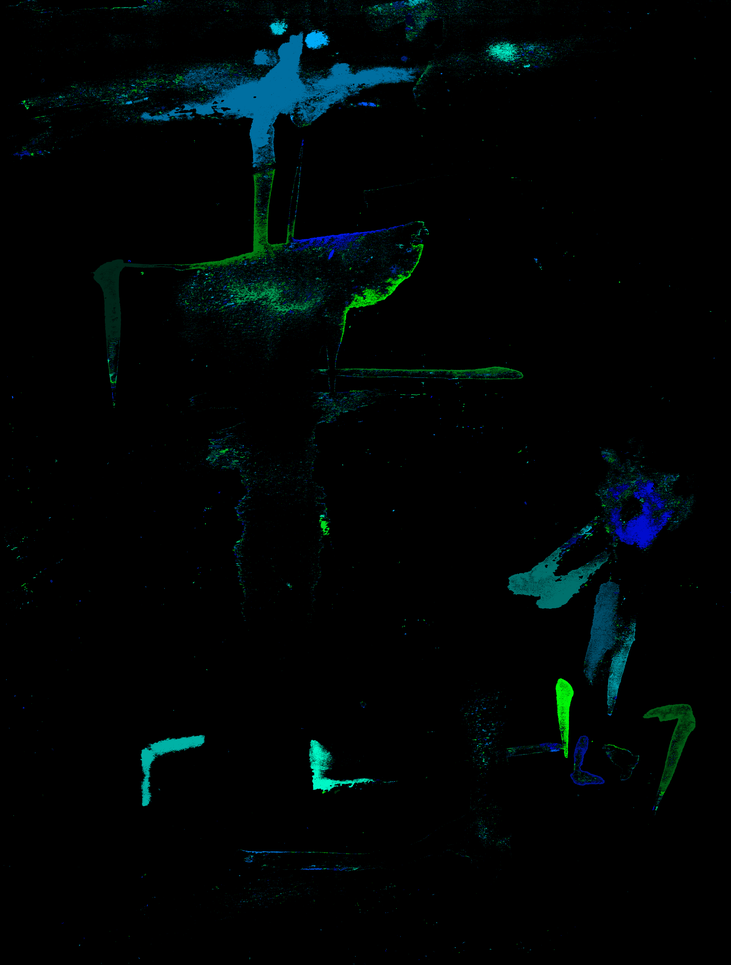
//> input picture level_builder/scan_img141_componet.png, 731 x 965 px, shrunk from 4896 x 6467 before the run
$ ./world_conversion_tool scan_img141_componet.png   (built with g++ and OpenCV 4)
//> lines starting //> are read from the running program, lines starting //| are printed output that depends on the picture; after the words box and inside, x2 and y2 are one past the last pixel; in counts of white or black regions, pixels touching at a corner belong together

#include "opencv2/core.hpp"
#include "opencv2/imgproc.hpp"
#include "opencv2/highgui.hpp"
#include <opencv2/imgcodecs.hpp>
#include <iostream>
#include <string>
#include <vector>

enum  Error_Code{
  IMAGE_FILE_INVAILD = -2
};
const std::string cl_vaild_cmdz {"help | | stuff... use dload"};

int main(int argc, char *argv[])
{

 // [6 lines of commented-out code are left out]

cv::Mat source_image;

std::string cmd_in = argv[1];//cv_cmd_parser.get<std::string>(0);
if(cmd_in == "dload")
{
  std::cout <<"loading defultfilename defafult.png " <<'\n';
  cmd_in = "default.png";
}

source_image = cv::imread(cmd_in,cv::IMREAD_COLOR);
//> source_image is the input picture: 965 rows x 731 cols, CV_8UC3; mean B, G, R 5.7, 5.4, 0
if(source_image.empty())
{
  std::cerr << "\n####ERROR FILE not loaded proeprly" <<'\n';
  return IMAGE_FILE_INVAILD;
}

cv::Mat grayscale_img;

cv::cvtColor(source_image,grayscale_img,cv::COLOR_BGR2GRAY);
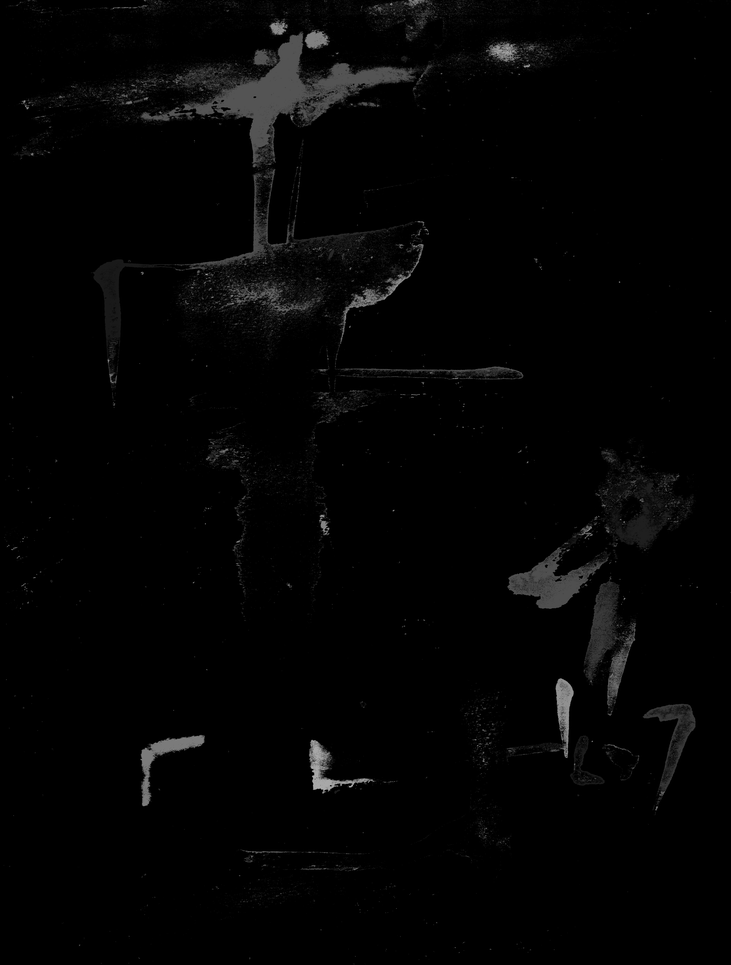
//> grayscale_img: 965 rows x 731 cols, CV_8UC1; min 0, max 175, mean 3.8

int scan_threshold = 100;

cv::Mat binaryz_img = scan_threshold < 128?(grayscale_img<scan_threshold) :(grayscale_img>scan_threshold);
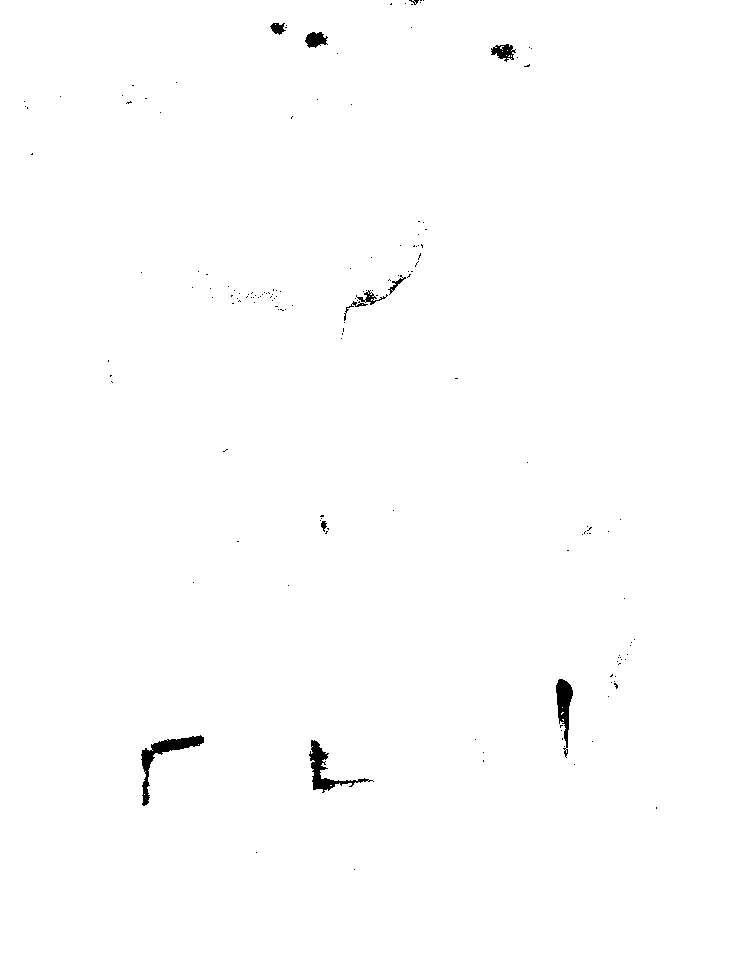
//> binaryz_img: 965 rows x 731 cols, CV_8UC1; 99.5% white; 160 black regions (149 under 20 px), largest, box (x1, y1, x2, y2) and area: (141, 735, 204, 806) 918, (309, 740, 374, 793) 761, (556, 679, 573, 758) 649
cv::Mat labeled_image;
cv::Mat stats,centroids;

int numlabelz = cv::connectedComponentsWithStats(binaryz_img, labeled_image, stats, centroids, 8, CV_32S);
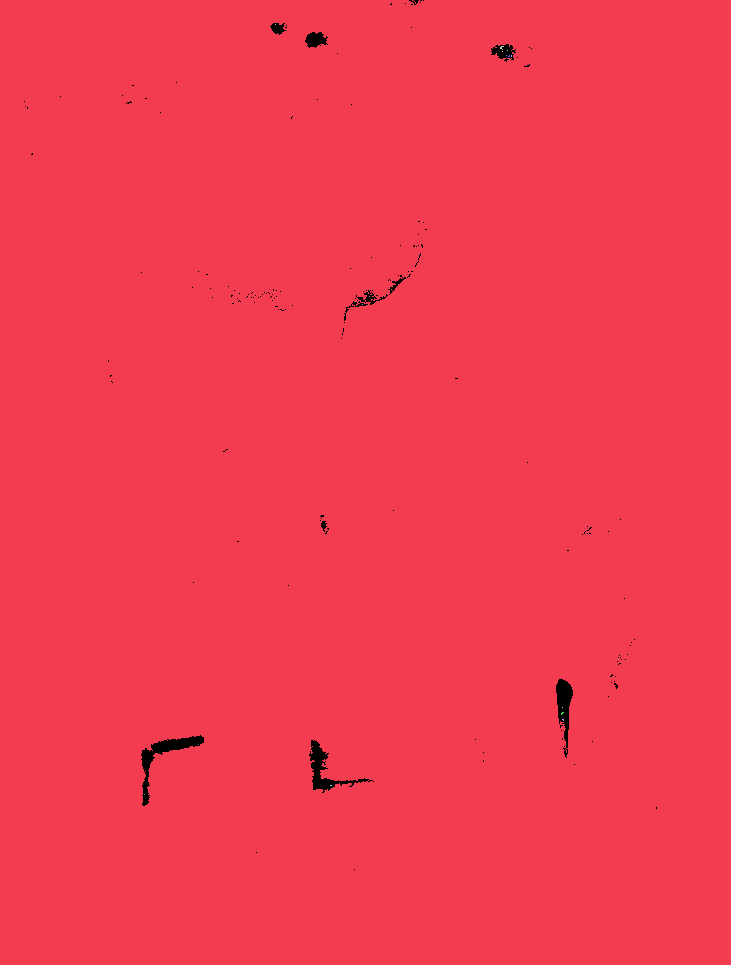
//> labeled_image: 965 rows x 731 cols, CV_32SC1; 17 distinct labels, from 0 to 16; one colour per label, 0 black
//> stats = 17 rows, first 6: [24, 0, 633, 870, 3582], [0, 0, 731, 965, 701801], [275, 24, 1, 1, 1], [500, 46, 4, 4, 8], [502, 51, 1, 1, 1], [507, 50, 1, 1, 1]; centroids = 17 rows, first 8: [345.8, 551.2], [365.1, 481.7], [275, 24], [501.2, 47.12], [502, 51], [507, 50], [506, 55], [508.7, 55.67]; numlabelz = 17


std::vector<cv::Vec3b> sector_colourz(numlabelz);
sector_colourz[0]= cv::Vec3b(0,0,0);

std::cout << "num_sectorz__detected::" << numlabelz << '\n' << '\n';
//| num_sectorz__detected::17


for(int label =1; label<numlabelz;label++)

{
  sector_colourz[label] = cv::Vec3b((std::rand()&255),(std::rand()&255),0);
  std::cout << "sector::" << label << '\n';
  std::cout << "CC_STAT_LEFT   = " << stats.at<int>(label,cv::CC_STAT_LEFT) << std::endl;
  std::cout << "CC_STAT_TOP    = " << stats.at<int>(label,cv::CC_STAT_TOP) << std::endl;
  std::cout << "CC_STAT_WIDTH  = " << stats.at<int>(label,cv::CC_STAT_WIDTH) << std::endl;
  std::cout << "CC_STAT_HEIGHT = " << stats.at<int>(label,cv::CC_STAT_HEIGHT) << std::endl;
  std::cout << "CC_STAT_AREA   = " << stats.at<int>(label,cv::CC_STAT_AREA) << std::endl;
  std::cout << "centroids      = (" << centroids.at<double>(label, 0) <<","<< centroids.at<double>(label, 1) << ")"<< std::endl << std::endl;
}
//> this loop made 16 passes
//| sector::1
//| CC_STAT_LEFT   = 0
//| CC_STAT_TOP    = 0
//| CC_STAT_WIDTH  = 731
//> (the first 4 of 56 printed lines)
//> (output is shown up to pass 8 of 16)

cv::Mat out_maped_image(grayscale_img.size(),CV_8UC3);

for (int row =0; row<out_maped_image.rows; ++row)
{
  for(int colum = 0; colum < out_maped_image.cols; ++colum)
  {
    int current_label = labeled_image.at<int>(row,colum);
    cv::Vec3b &pixel = out_maped_image.at<cv::Vec3b>(row,colum);
    pixel = sector_colourz[current_label];
  }
}


    cv::imshow( "Source", source_image );
    cv::imshow( "Connected Components", out_maped_image );

    bool result = false;
    try
    {
        result = imwrite("out_image_sectorz.png", out_maped_image);
    }
    catch (const cv::Exception& ex)
    {
        fprintf(stderr, "Exception converting image to PNG format: %s\n", ex.what());
    }
    if (result)
        printf("Saved PNG file with secorz data.\n");
    else
        printf("ERROR: Can't save PNG file.\n");
    cv::waitKey(0);

return 0;
};
